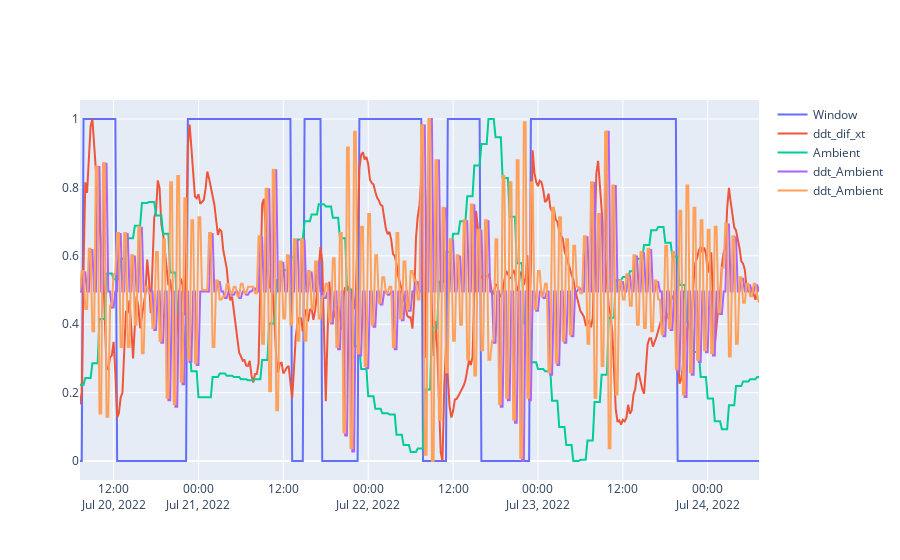

Source (notebook cell):
### Code cell
x_t, t = make_fit(series=temp, A=-0.5, w=3.9*(1/(len(temp))), phi=0.8, w_t_var=1)
x_t += 0.5

pi = np.pi
x_t2, t2 = make_fit(series=temp, A=-0.25, w=3.9*(1/(len(temp))), 
    phi=-2.3, w_t_var=1)
x_t2 += 0.3

sum_xt = x_t + x_t2

norm_temp = h.normalize(temp)
dif_xt = norm_temp - x_t 
ddt_dif_xt= h.normalize(np.gradient(dif_xt))

dif_sum = sum_xt - norm_temp
ddt_dif_sum = h.normalize(np.gradient(dif_sum))

amb = h.normalize(a00["Ambient Temp"])
ddt_amb = norm_grad(amb)
ddt2_amb = norm_grad(ddt_amb)
smooth_amb = amb.ewm(com=8).mean()
ddt_smooth_amb = h.normalize(np.gradient(smooth_amb))


fig = go.Figure()

fig.add_trace(go.Scatter(
    x=time,
    y=a01["Window Open"],
    name="Window",
    mode='lines',
))


# fig.add_trace(go.Scatter(
#     x=time,
#     y=norm_temp,
#     mode='lines',
#     name="Var Temp, Norm"
# ))
# fig.add_trace(go.Scatter(
#     x=time,
#     y=x_t,
#     name="x_t",
#     mode='lines',
# ))

# fig.add_trace(go.Scatter(
#     x=time,
#     y=dif_xt,
#     name="dif_xt",
#     mode='lines',
# ))


fig.add_trace(go.Scatter(
    x=time,
    y=ddt_dif_xt,
    name="ddt_dif_xt",
    mode='lines',
))

fig.add_trace(go.Scatter(
    x=a01["DateTime"],
    y=amb, 
    name="Ambient",
    mode='lines',
))

fig.add_trace(go.Scatter(
    x=a01["DateTime"],
    y=ddt_amb, 
    name="ddt_Ambient",
    mode='lines',
))

fig.add_trace(go.Scatter(
    x=a01["DateTime"],
    y=ddt2_amb, 
    name="ddt_Ambient",
    mode='lines',
))


# fig.add_trace(go.Scatter(
#     x=a01["DateTime"],
#     y=smooth_amb, 
#     name="Smooth Ambient",
#     mode='lines',
# ))


# fig.add_trace(go.Scatter(
#     x=a01["DateTime"],
#     y=ddt_smooth_amb, 
#     name="Ddt Smooth Ambient",
#     mode='lines',
# ))

### Figure 1 — Plotly figure (JSON) as saved in the notebook; plotly's stock layout.template omitted (floating-point values rounded to 4 significant figures; data arrays with more than 128 entries replaced by an {"elided": "..."} marker saying what was removed)
{"data": [{"mode": "lines", "name": "Window", "type": "scatter", "x": {"elided": "385 str values"}, "y": {"elided": "385 int values"}}, {"mode": "lines", "name": "ddt_dif_xt", "type": "scatter", "x": {"elided": "385 str values"}, "y": {"elided": "385 float values"}}, {"mode": "lines", "name": "Ambient", "type": "scatter", "x": {"elided": "385 str values"}, "y": {"elided": "385 float values"}}, {"mode": "lines", "name": "ddt_Ambient", "type": "scatter", "x": {"elided": "385 str values"}, "y": {"elided": "385 float values"}}, {"mode": "lines", "name": "ddt_Ambient", "type": "scatter", "x": {"elided": "385 str values"}, "y": {"elided": "385 float values"}}], "layout": {}}
